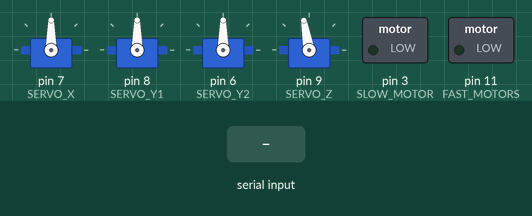
The sketch below on a simulated Arduino Uno, built with avr-gcc and run on an emulated ATmega328P. Parts: 4 × servo, switched loads named in the sketch (green lamp = pin HIGH). The test bench sets the inputs (shaded band). What the sketch prints to the serial monitor is not drawn.

Above: at 1.0 s.
1.1 s: "90,45,200\n" received over Serial
At 1.9 s:
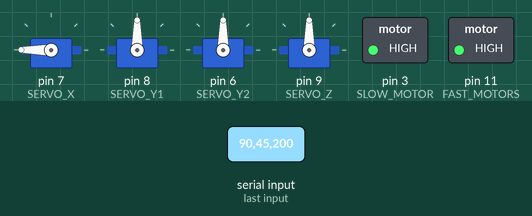
3.0 s: "30,150\n" received over Serial
At 4.2 s:
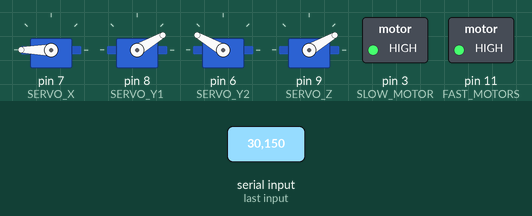
4.5 s: "1\n" received over Serial
At 5.3 s:
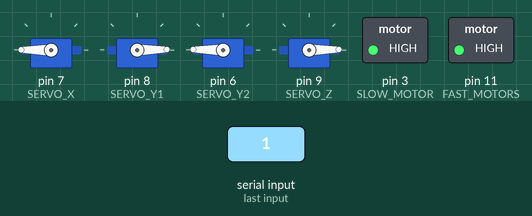
6.0 s: "200\n" received over Serial
At 6.4 s:
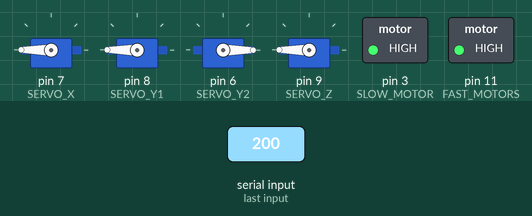
7.5 s: "30,150,10\n" received over Serial
At 8.7 s:
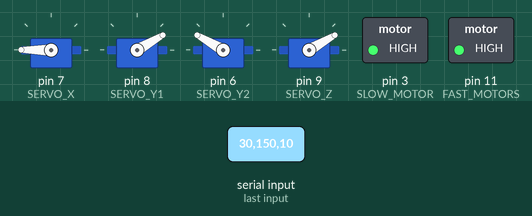
9.0 s: "90,45\n" received over Serial
At 9.9 s:
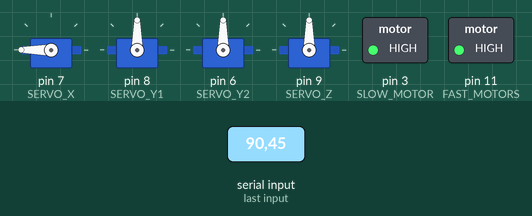
Timing chart, 0 to 11.5 s (numbered marks = the images above; inputs shaded):
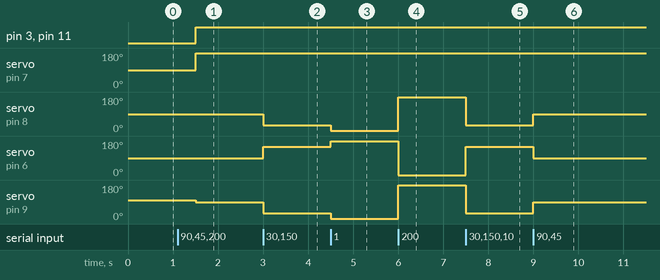

The sketch:

Turret.ino
```cpp
#include <Servo.h>
#define SERVO_X 7
#define SERVO_Y1 8
#define SERVO_Y2 6
#define SERVO_Z 9
#define FAST_MOTORS 11
#define SLOW_MOTOR 3
#define LIMIT_SWITCH
#define INIT_X_POS 90
#define INIT_Y_POS 90
#define INIT_Z_POS 100

Servo servo_x;
Servo servo_y1;
Servo servo_y2;
Servo servo_z;

bool fast_motors = false;
bool slow_motor = false;
bool reload = false;
int x_pos = INIT_X_POS;
int y_pos = INIT_Y_POS;
int z_pos = INIT_Z_POS;
int x_offset = 0;
int y_offset = 0;
int z_offset = 0;

void setup() {
  servo_x.attach(SERVO_X);
  servo_y1.attach(SERVO_Y1);
  servo_y2.attach(SERVO_Y2);
  servo_z.attach(SERVO_Z);

  pinMode(FAST_MOTORS, OUTPUT);
  pinMode(SLOW_MOTOR, OUTPUT);
  digitalWrite(FAST_MOTORS, LOW);
  digitalWrite(SLOW_MOTOR, LOW);
  servo_x.write(x_pos);
  servo_y1.write(y_pos);
  servo_y2.write(180-y_pos);
  servo_z.write(z_pos);
  Serial.begin(115200);
  Serial.setTimeout(100);
  establishConnection();
}

void loop() {
  // put your main code here, to run repeatedly:
  servo_x.write(180-x_pos);
  servo_y1.write(y_pos);
  servo_y2.write(180-y_pos);
  servo_z.write(z_pos);
  if(fast_motors == 1){
    digitalWrite(FAST_MOTORS, HIGH);
  }
  else{
    digitalWrite(FAST_MOTORS, LOW);
  }
  if(slow_motor == 1){
    digitalWrite(SLOW_MOTOR, HIGH);
  }
  else{
    digitalWrite(SLOW_MOTOR, LOW);
  }
}

void serialEvent(){
  String input = Serial.readStringUntil('\n');
  int r = parseR(input);
  if(r && reload == false){
    reloadSequence();
    reload = true;
  }
  else if(!r && reload == true){
    reload = false;
  }
  x_pos = parseX(input);
  y_pos = parseY(input);
  z_pos = parseZ(input);
  fast_motors = parseF(input);
  slow_motor = parseS(input);
  Serial.println("arduino: " + input + x_pos + y_pos + z_pos + fast_motors + slow_motor);
}

void establishConnection(){
  while(Serial.available() <= 0){
    Serial.print('C');
    delay(500);
  }
}

void reloadSequence(){
  int xDiff = INIT_X_POS - x_pos;
  int xStep = xDiff / abs(xDiff);
  int yDiff = INIT_Y_POS - y_pos;
  int yStep = yDiff / abs(yDiff);
  int zDiff = INIT_Z_POS - z_pos;
  int zStep = zDiff / abs(zDiff);
  while(true){
    if(x_pos == INIT_X_POS && y_pos == INIT_Y_POS && z_pos == INIT_Z_POS) break;
    if(x_pos != INIT_X_POS){
      x_pos += xStep;
      servo_x.write(x_pos);
    }
    if(y_pos != INIT_Y_POS){
      y_pos += yStep;
      servo_y1.write(y_pos);
      servo_y2.write(180 - y_pos);
    }
    if(z_pos != INIT_Z_POS){
      z_pos += zStep;
      servo_z.write(z_pos);
    }
  }
}
// "X(int:x(0-180))Y(int:y(0-180))Z(int:z(0-180))S(bool:slow)F(bool:fast)R(int:(0-1)"
int parseX(String input){
  input.remove(0,1);
  input.remove(input.indexOf('Y'));
  return input.toInt();

  //return input.substring(1, input.indexOf('Y').toInt();

}
int parseY(String input){
  input.remove(0, input.indexOf('Y')+1);
  input.remove(input.indexOf('Z'));
  return input.toInt();

  //return input.substring(input.indexOf('Y')+1, input.indexOf('S')).toInt();
}
int parseZ(String input){
  input.remove(0, input.indexOf('Z')+1);
  input.remove(input.indexOf('S'));
  return input.toInt();

  //return input.substring(input.indexOf('Z')+1, input.indexOf('S')).toInt();
}
bool parseS(String input){
  input.remove(0, input.indexOf('S')+1);
  input.remove(input.indexOf('F'));
  return input.toInt();

  //return input.substring(input.indexOf('S')+1, input.indexOf('F')).toInt();
}
bool parseF(String input){
  input.remove(0, input.indexOf('F')+1);
  input.remove(input.indexOf('R'));
  return input.toInt();
  //return input.substring(input.indexOf('F')+1).toInt();
}
bool parseR(String input){
  input.remove(0, input.indexOf('R')+1);
  return input.toInt();
}
```

Measured:
- after the input at 1.1 s, pin 3 (SLOW_MOTOR), pin 11 (FAST_MOTORS): LOW → HIGH after 0.40 s; servo on pin 7 (SERVO_X): 90° → 180° after 0.40 s; servo on pin 9 (SERVO_Z): 100° → 90° after 0.40 s
- after the input at 3.0 s, servo on pin 8 (SERVO_Y1), servo on pin 9 (SERVO_Z): 90° → 30° at once; servo on pin 6 (SERVO_Y2): 90° → 150° at once
- after the input at 4.5 s, servo on pin 8 (SERVO_Y1), servo on pin 9 (SERVO_Z): 30° → 1° at once; servo on pin 6 (SERVO_Y2): 150° → 179° at once
- after the input at 6.0 s, servo on pin 8 (SERVO_Y1), servo on pin 9 (SERVO_Z): 1° → 180° at once; servo on pin 6 (SERVO_Y2): 179° → 0° at once
- after the input at 7.5 s, servo on pin 8 (SERVO_Y1), servo on pin 9 (SERVO_Z): 180° → 30° at once; servo on pin 6 (SERVO_Y2): 0° → 150° at once
- after the input at 9.0 s, servo on pin 8 (SERVO_Y1), servo on pin 9 (SERVO_Z): 30° → 90° at once; servo on pin 6 (SERVO_Y2): 150° → 90° at once
